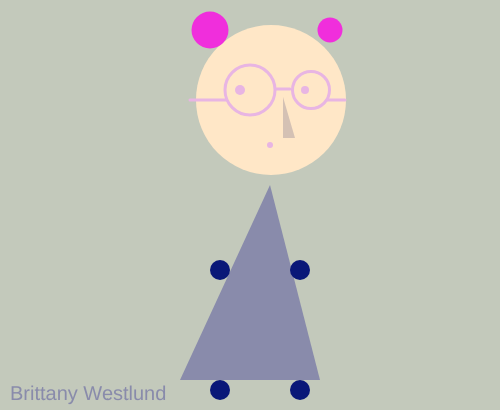
Frame 1 (no input)
Frame 60 (no input): identical to frame 1, image omitted
Frame 120 (the mouse pressed at the canvas centre since frame 60): identical to frame 1, image omitted

The p5.js sketch that drew this single still picture (run headless with seeded random() and noise() and a simulated clock; from frame 60 on, the mouse is pressed at the canvas centre):

// p5.js sketch
// ── sketch.js
// JavaScript Document

function setup()
{
    createCanvas(500, 410);
}

function draw()
{
    background(195, 201, 187);
	 
	// head
	strokeWeight(0);
    fill(255, 231, 199);
    ellipse(271,100,150);
	
	// glasses
	stroke(232, 181, 227);
	strokeWeight(3)
	circle(250, 90, 50)
	circle(311, 90, 37)
	line(226,100,190,100);
	line(327,100,345,100);
	line(276,89,290,89);
   
    // eyes
    strokeWeight(10);
    point(240,90);
	strokeWeight(8);
    point(305,90);

    // nose
	strokeWeight(0)
	fill(212, 193, 180);
    triangle(283,97,283,138,295,138);
    
    // mouth
	strokeWeight(6);
   	point(270,145);

    // hair
	stroke(240, 46, 220);
	strokeWeight(37);
    point(210,30);
	strokeWeight(25);
	point(330,30);
   
    // body
    fill(10, 24, 120);
	strokeWeight(0);
    fill(137, 139, 171);
    triangle(180,380,270,185,320,380)
   
	// right arm
    stroke(10, 24, 120);
	strokeWeight(20);
    point(300,270);
   
	// left arm
	stroke(10, 24, 120);
	strokeWeight(20);
    point(220,270);
	
	// right foot
    stroke(10, 24, 120);
	strokeWeight(20);
    point(300,390);
   
	// left foot
	stroke(10, 24, 120);
	strokeWeight(20);
    point(220,390);
	
    //Signature
    strokeWeight(0);
    textSize(20);
    text("Brittany Westlund",10,400);

}
